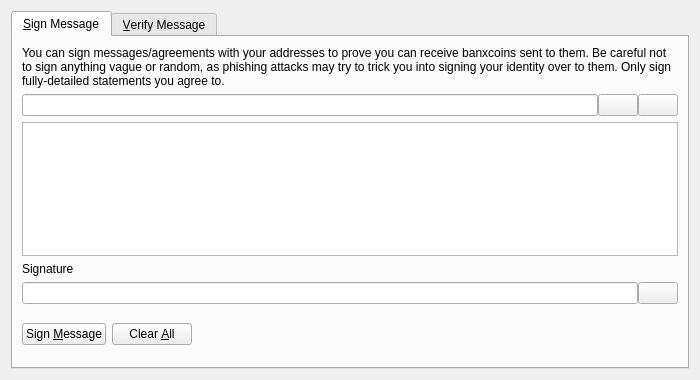
<?xml version="1.0" encoding="UTF-8"?>
<ui version="4.0">
 <class>SignVerifyMessageDialog</class>
 <widget class="QDialog" name="SignVerifyMessageDialog">
  <property name="geometry">
   <rect>
    <x>0</x>
    <y>0</y>
    <width>700</width>
    <height>380</height>
   </rect>
  </property>
  <property name="windowTitle">
   <string>Signatures - Sign / Verify a Message</string>
  </property>
  <property name="modal">
   <bool>true</bool>
  </property>
  <layout class="QVBoxLayout" name="verticalLayout">
   <item>
    <widget class="QTabWidget" name="tabWidget">
     <property name="currentIndex">
      <number>0</number>
     </property>
     <widget class="QWidget" name="tabSignMessage">
      <attribute name="title">
       <string>&amp;Sign Message</string>
      </attribute>
      <layout class="QVBoxLayout" name="verticalLayout_SM">
       <item>
        <widget class="QLabel" name="infoLabel_SM">
         <property name="text">
          <string>You can sign messages/agreements with your addresses to prove you can receive banxcoins sent to them. Be careful not to sign anything vague or random, as phishing attacks may try to trick you into signing your identity over to them. Only sign fully-detailed statements you agree to.</string>
         </property>
         <property name="textFormat">
          <enum>Qt::PlainText</enum>
         </property>
         <property name="wordWrap">
          <bool>true</bool>
         </property>
        </widget>
       </item>
       <item>
        <layout class="QHBoxLayout" name="horizontalLayout_1_SM">
         <property name="spacing">
          <number>0</number>
         </property>
         <item>
          <widget class="QValidatedLineEdit" name="addressIn_SM">
           <property name="toolTip">
            <string>The Banxcoin address to sign the message with</string>
           </property>
          </widget>
         </item>
         <item>
          <widget class="QPushButton" name="addressBookButton_SM">
           <property name="toolTip">
            <string>Choose previously used address</string>
           </property>
           <property name="text">
            <string/>
           </property>
           <property name="icon">
            <iconset resource="../bitcoin.qrc">
             <normaloff>:/icons/address-book</normaloff>:/icons/address-book</iconset>
           </property>
           <property name="shortcut">
            <string>Alt+A</string>
           </property>
           <property name="autoDefault">
            <bool>false</bool>
           </property>
          </widget>
         </item>
         <item>
          <widget class="QPushButton" name="pasteButton_SM">
           <property name="toolTip">
            <string>Paste address from clipboard</string>
           </property>
           <property name="text">
            <string/>
           </property>
           <property name="icon">
            <iconset resource="../bitcoin.qrc">
             <normaloff>:/icons/editpaste</normaloff>:/icons/editpaste</iconset>
           </property>
           <property name="shortcut">
            <string>Alt+P</string>
           </property>
           <property name="autoDefault">
            <bool>false</bool>
           </property>
          </widget>
         </item>
        </layout>
       </item>
       <item>
        <widget class="QPlainTextEdit" name="messageIn_SM">
         <property name="toolTip">
          <string>Enter the message you want to sign here</string>
         </property>
        </widget>
       </item>
       <item>
        <widget class="QLabel" name="signatureLabel_SM">
         <property name="text">
          <string>Signature</string>
         </property>
         <property name="textFormat">
          <enum>Qt::PlainText</enum>
         </property>
        </widget>
       </item>
       <item>
        <layout class="QHBoxLayout" name="horizontalLayout_2_SM">
         <property name="spacing">
          <number>0</number>
         </property>
         <item>
          <widget class="QLineEdit" name="signatureOut_SM">
           <property name="font">
            <font>
             <italic>true</italic>
            </font>
           </property>
           <property name="readOnly">
            <bool>true</bool>
           </property>
          </widget>
         </item>
         <item>
          <widget class="QPushButton" name="copySignatureButton_SM">
           <property name="toolTip">
            <string>Copy the current signature to the system clipboard</string>
           </property>
           <property name="text">
            <string/>
           </property>
           <property name="icon">
            <iconset resource="../bitcoin.qrc">
             <normaloff>:/icons/editcopy</normaloff>:/icons/editcopy</iconset>
           </property>
           <property name="autoDefault">
            <bool>false</bool>
           </property>
          </widget>
         </item>
        </layout>
       </item>
       <item>
        <layout class="QHBoxLayout" name="horizontalLayout_3_SM">
         <item>
          <widget class="QPushButton" name="signMessageButton_SM">
           <property name="toolTip">
            <string>Sign the message to prove you own this Banxcoin address</string>
           </property>
           <property name="text">
            <string>Sign &amp;Message</string>
           </property>
           <property name="icon">
            <iconset resource="../bitcoin.qrc">
             <normaloff>:/icons/edit</normaloff>:/icons/edit</iconset>
           </property>
           <property name="autoDefault">
            <bool>false</bool>
           </property>
          </widget>
         </item>
         <item>
          <widget class="QPushButton" name="clearButton_SM">
           <property name="toolTip">
            <string>Reset all sign message fields</string>
           </property>
           <property name="text">
            <string>Clear &amp;All</string>
           </property>
           <property name="icon">
            <iconset resource="../bitcoin.qrc">
             <normaloff>:/icons/remove</normaloff>:/icons/remove</iconset>
           </property>
           <property name="autoDefault">
            <bool>false</bool>
           </property>
          </widget>
         </item>
         <item>
          <spacer name="horizontalSpacer_1_SM">
           <property name="orientation">
            <enum>Qt::Horizontal</enum>
           </property>
           <property name="sizeHint" stdset="0">
            <size>
             <width>40</width>
             <height>48</height>
            </size>
           </property>
          </spacer>
         </item>
         <item>
          <widget class="QLabel" name="statusLabel_SM">
           <property name="font">
            <font>
             <weight>75</weight>
             <bold>true</bold>
            </font>
           </property>
           <property name="text">
            <string/>
           </property>
           <property name="wordWrap">
            <bool>true</bool>
           </property>
          </widget>
         </item>
         <item>
          <spacer name="horizontalSpacer_2_SM">
           <property name="orientation">
            <enum>Qt::Horizontal</enum>
           </property>
           <property name="sizeHint" stdset="0">
            <size>
             <width>40</width>
             <height>48</height>
            </size>
           </property>
          </spacer>
         </item>
        </layout>
       </item>
      </layout>
     </widget>
     <widget class="QWidget" name="tabVerifyMessage">
      <attribute name="title">
       <string>&amp;Verify Message</string>
      </attribute>
      <layout class="QVBoxLayout" name="verticalLayout_VM">
       <item>
        <widget class="QLabel" name="infoLabel_VM">
         <property name="text">
          <string>Enter the receiver's address, message (ensure you copy line breaks, spaces, tabs, etc. exactly) and signature below to verify the message. Be careful not to read more into the signature than what is in the signed message itself, to avoid being tricked by a man-in-the-middle attack. Note that this only proves the signing party receives with the address, it cannot prove sendership of any transaction!</string>
         </property>
         <property name="textFormat">
          <enum>Qt::PlainText</enum>
         </property>
         <property name="alignment">
          <set>Qt::AlignLeading|Qt::AlignLeft|Qt::AlignTop</set>
         </property>
         <property name="wordWrap">
          <bool>true</bool>
         </property>
        </widget>
       </item>
       <item>
        <layout class="QHBoxLayout" name="horizontalLayout_1_VM">
         <property name="spacing">
          <number>0</number>
         </property>
         <item>
          <widget class="QValidatedLineEdit" name="addressIn_VM">
           <property name="toolTip">
            <string>The Banxcoin address the message was signed with</string>
           </property>
          </widget>
         </item>
         <item>
          <widget class="QPushButton" name="addressBookButton_VM">
           <property name="toolTip">
            <string>Choose previously used address</string>
           </property>
           <property name="text">
            <string/>
           </property>
           <property name="icon">
            <iconset resource="../bitcoin.qrc">
             <normaloff>:/icons/address-book</normaloff>:/icons/address-book</iconset>
           </property>
           <property name="shortcut">
            <string>Alt+A</string>
           </property>
           <property name="autoDefault">
            <bool>false</bool>
           </property>
          </widget>
         </item>
        </layout>
       </item>
       <item>
        <widget class="QPlainTextEdit" name="messageIn_VM"/>
       </item>
       <item>
        <widget class="QValidatedLineEdit" name="signatureIn_VM"/>
       </item>
       <item>
        <layout class="QHBoxLayout" name="horizontalLayout_2_VM">
         <item>
          <widget class="QPushButton" name="verifyMessageButton_VM">
           <property name="toolTip">
            <string>Verify the message to ensure it was signed with the specified Banxcoin address</string>
           </property>
           <property name="text">
            <string>Verify &amp;Message</string>
           </property>
           <property name="icon">
            <iconset resource="../bitcoin.qrc">
             <normaloff>:/icons/transaction_0</normaloff>:/icons/transaction_0</iconset>
           </property>
           <property name="autoDefault">
            <bool>false</bool>
           </property>
          </widget>
         </item>
         <item>
          <widget class="QPushButton" name="clearButton_VM">
           <property name="toolTip">
            <string>Reset all verify message fields</string>
           </property>
           <property name="text">
            <string>Clear &amp;All</string>
           </property>
           <property name="icon">
            <iconset resource="../bitcoin.qrc">
             <normaloff>:/icons/remove</normaloff>:/icons/remove</iconset>
           </property>
           <property name="autoDefault">
            <bool>false</bool>
           </property>
          </widget>
         </item>
         <item>
          <spacer name="horizontalSpacer_1_VM">
           <property name="orientation">
            <enum>Qt::Horizontal</enum>
           </property>
           <property name="sizeHint" stdset="0">
            <size>
             <width>40</width>
             <height>48</height>
            </size>
           </property>
          </spacer>
         </item>
         <item>
          <widget class="QLabel" name="statusLabel_VM">
           <property name="font">
            <font>
             <weight>75</weight>
             <bold>true</bold>
            </font>
           </property>
           <property name="text">
            <string/>
           </property>
           <property name="wordWrap">
            <bool>true</bool>
           </property>
          </widget>
         </item>
         <item>
          <spacer name="horizontalSpacer_2_VM">
           <property name="orientation">
            <enum>Qt::Horizontal</enum>
           </property>
           <property name="sizeHint" stdset="0">
            <size>
             <width>40</width>
             <height>48</height>
            </size>
           </property>
          </spacer>
         </item>
        </layout>
       </item>
      </layout>
     </widget>
    </widget>
   </item>
  </layout>
 </widget>
 <customwidgets>
  <customwidget>
   <class>QValidatedLineEdit</class>
   <extends>QLineEdit</extends>
   <header>qt/qvalidatedlineedit.h</header>
  </customwidget>
 </customwidgets>
 <resources>
  <include location="../bitcoin.qrc"/>
 </resources>
 <connections/>
</ui>
